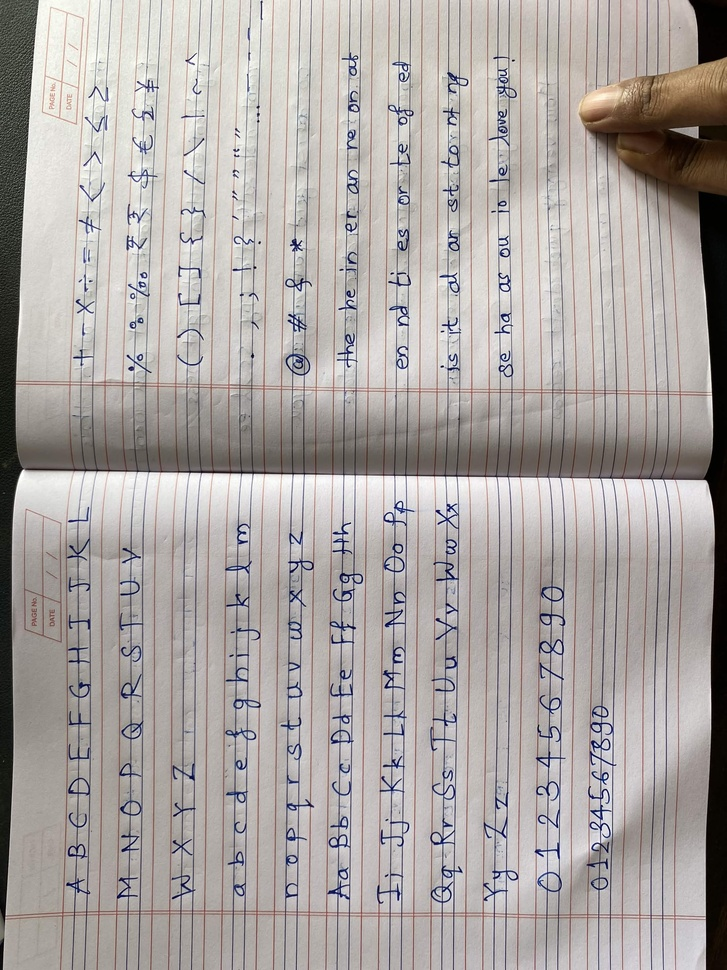
#> input picture handwriting/2026-10-10/IMG_0077.jpg, 727 x 970 px, shrunk from 2160 x 2880 before the run
$ python -i seg.py   (imports and definitions only)
#> lines starting #> are read from the running program, lines starting #| are printed output that depends on the picture; after the words box and inside, x2 and y2 are one past the last pixel; in counts of white or black regions, pixels touching at a corner belong together
#> further down, picture is the input picture: shape (970, 727, 3); mean B, G, R 163.8, 166.2, 172
import cv2,numpy as np,sys
def inkmask(im):
    hsv=cv2.cvtColor(im,cv2.COLOR_BGR2HSV)
#> hsv: shape (970, 727, 3); mean H, S, V 42, 24.4, 173.4
    g=cv2.cvtColor(im,cv2.COLOR_BGR2GRAY)
    bg=cv2.medianBlur(g,61).astype(np.float32)
    norm=cv2.GaussianBlur(np.clip(g.astype(np.float32)/np.maximum(bg,1)*255,0,255),(3,3),0)
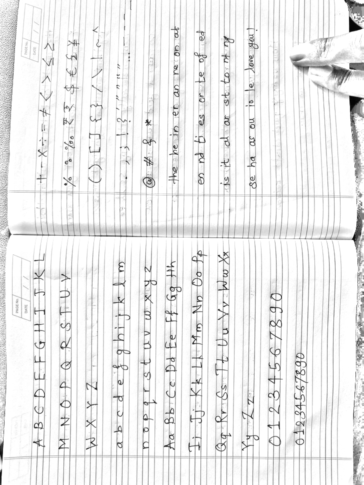
#> norm: shape (970, 727) float32 (shown at 1/2 size); min 3.55, max 255, mean 236.1
    s=cv2.GaussianBlur(hsv[...,1],(3,3),0); h=hsv[...,0]
#> after `h = hsv[..., 0]`:
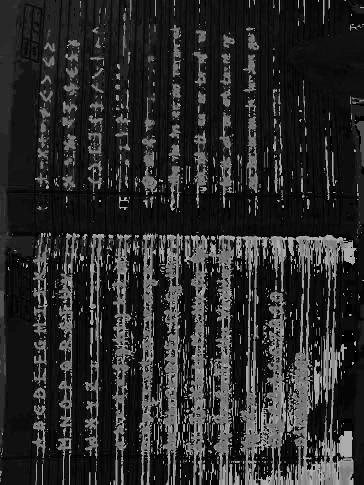
#> h: shape (970, 727) (shown at 1/2 size); min 0, max 179, mean 42
    blue=(h>100)&(h<140)
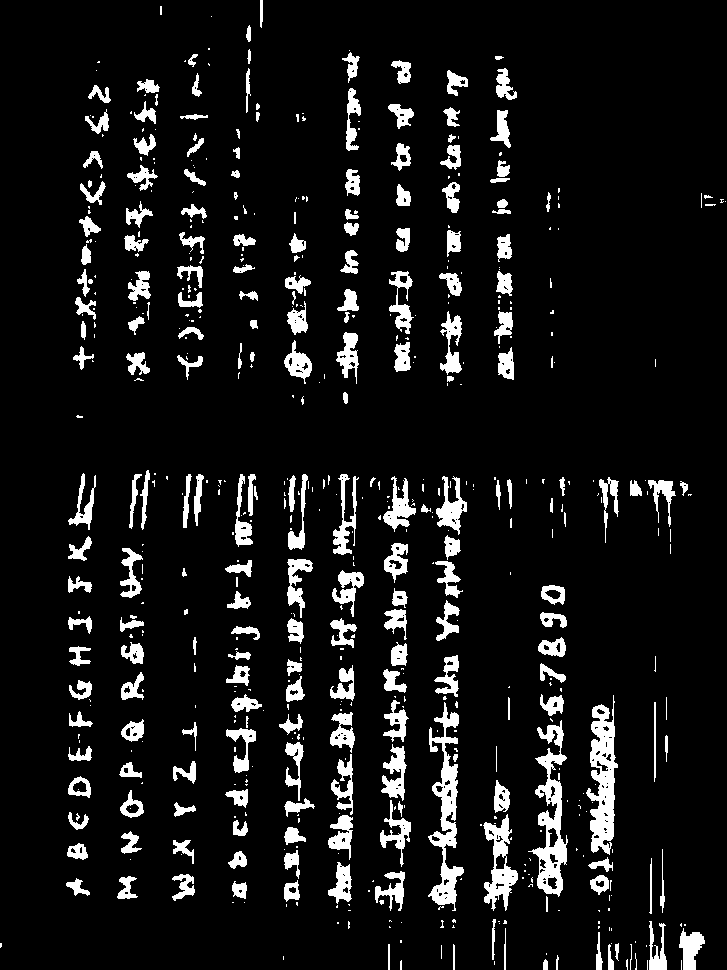
#> blue: shape (970, 727) bool; 8.7% white; 593 white regions (364 under 20 px), largest, box (x1, y1, x2, y2) and area: (586, 695, 618, 855) 2778, (428, 702, 464, 911) 2744, (528, 720, 568, 897) 2658
    strong=((norm<150)&(s>90)&blue).astype(np.uint8)*255
#> strong: shape (970, 727); 0.78% white in thin lines or dots
    weak=((norm<200)&(s>55)&blue).astype(np.uint8)*255
#> weak: shape (970, 727); 2.1% white in thin lines or dots
    for m in (strong,weak):
        hor=cv2.morphologyEx(m,cv2.MORPH_OPEN,cv2.getStructuringElement(cv2.MORPH_RECT,(101,1)))
        hor=cv2.dilate(hor,np.ones((3,1),np.uint8))
        m[:]=cv2.subtract(m,hor)
#> this loop made 2 passes
    weak=cv2.morphologyEx(weak,cv2.MORPH_CLOSE,cv2.getStructuringElement(cv2.MORPH_ELLIPSE,(3,3)))
#> weak: shape (970, 727); 2.2% white; 322 white regions (116 under 20 px), largest, box (x1, y1, x2, y2) and area: (285, 353, 310, 376) 202, (539, 639, 564, 655) 172, (436, 504, 457, 525) 161
    n,lab=cv2.connectedComponents(weak,connectivity=8)
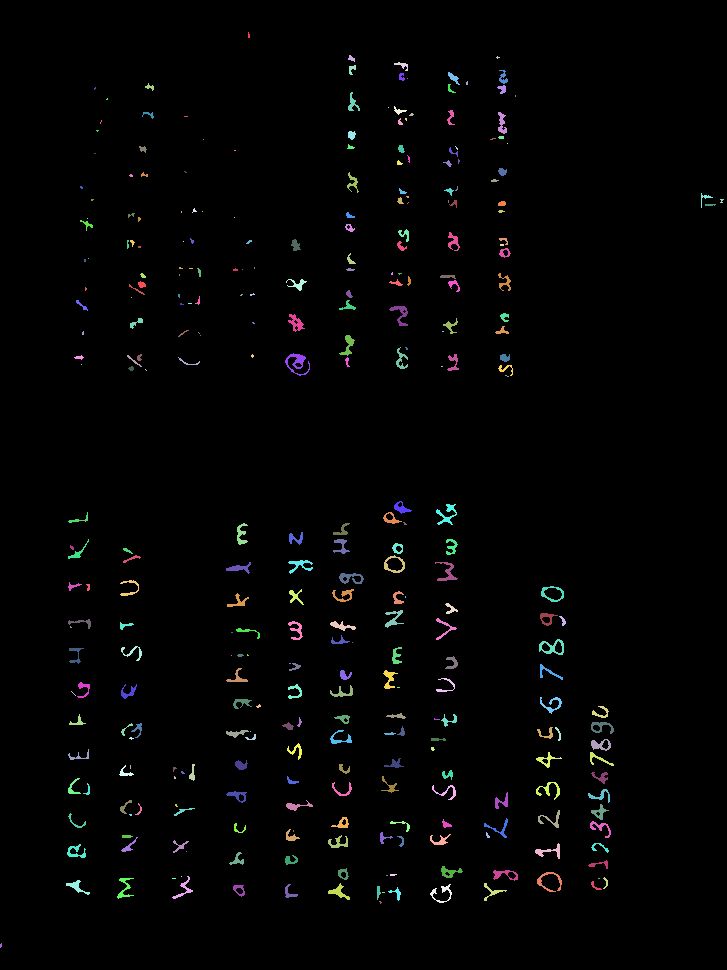
#> lab: shape (970, 727) int32; 323 distinct labels, from 0 to 322; one colour per label, 0 black
#> n = 323
    good=np.unique(lab[(strong>0)&(weak>0)]); good=good[good>0]
#> after `good = np.unique(lab[(strong > 0) & (weak > 0)])`: good = 231 values from 2 to 322
    m=np.isin(lab,good)
    n,lab,st,_=cv2.connectedComponentsWithStats(m.astype(np.uint8),8)
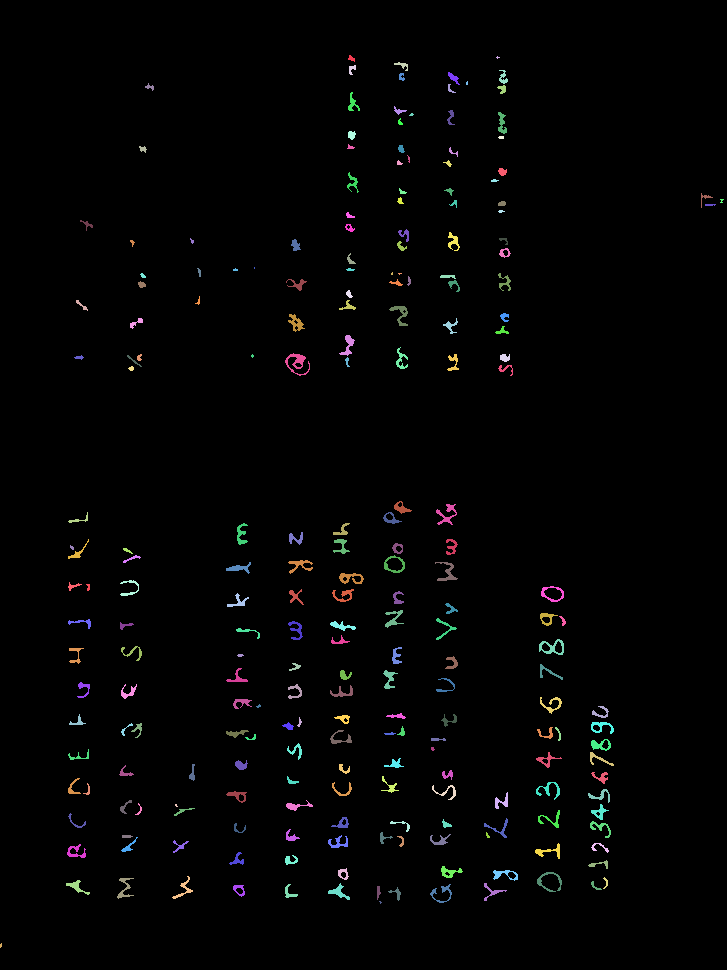
#> lab: shape (970, 727) int32; 232 distinct labels, from 0 to 231; one colour per label, 0 black
#> n = 232; st = 232 rows, first 6: [0, 0, 727, 970, 690178], [348, 55, 7, 7, 28], [496, 56, 4, 3, 6], [394, 62, 14, 9, 50], [349, 65, 7, 10, 41], [499, 70, 9, 14, 65]
    keep=np.zeros(n,bool); keep[1:]=st[1:,4]>=25
    return keep[lab]
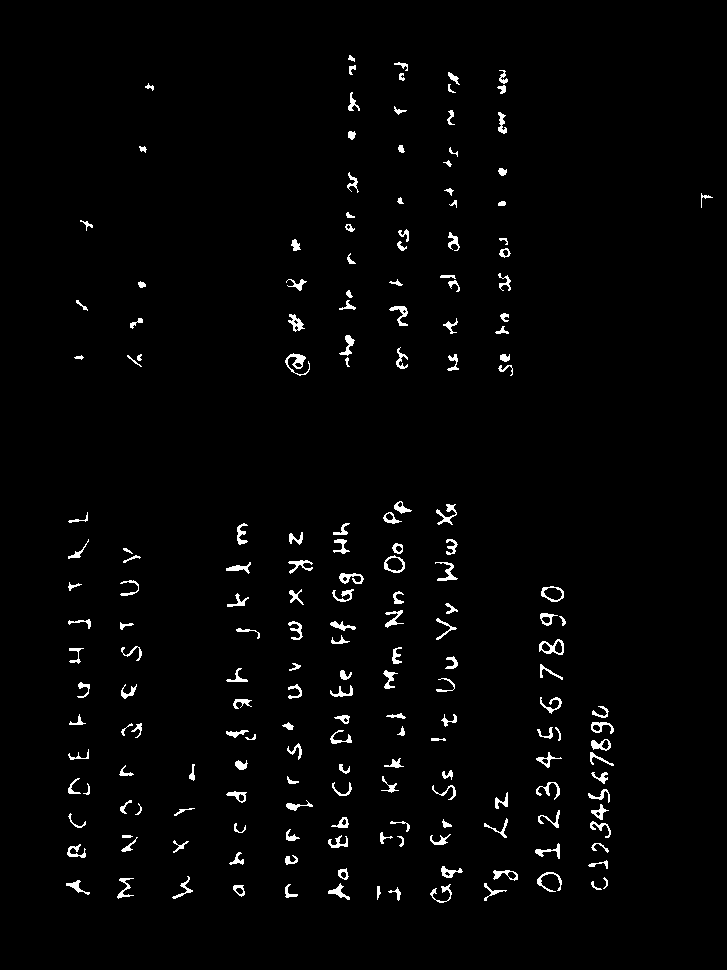
#> returned value: shape (970, 727) bool; 2.1% white; 194 white regions, largest, box (x1, y1, x2, y2) and area: (285, 353, 310, 376) 202, (539, 639, 564, 655) 172, (436, 504, 457, 525) 161
# [52 lines left out: functions rows, linekill, linebands, not called in this run]

>>> import cv2
>>> picture = cv2.imread('../handwriting/2026-10-10/IMG_0077.jpg')
>>> result = inkmask(picture)

$ run again, on handwriting/2026-10-10/IMG_0078.jpg
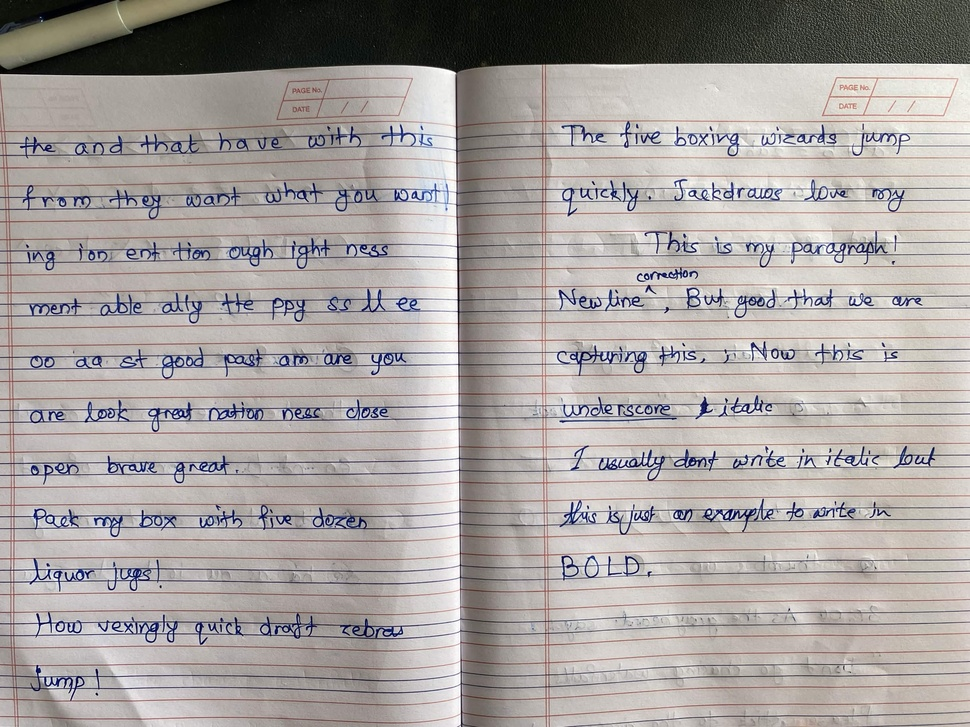
#> input picture handwriting/2026-10-10/IMG_0078.jpg, 970 x 727 px, shrunk from 2880 x 2160 before the run
#> picture is the input picture: shape (727, 970, 3); mean B, G, R 160.5, 162.3, 167.9
#> hsv: shape (727, 970, 3); mean H, S, V 41.2, 24, 170.2
#> blue: shape (727, 970) bool; 10.9% white; 396 white regions (243 under 20 px), largest, box (x1, y1, x2, y2) and area: (22, 613, 181, 644) 2591, (78, 400, 264, 432) 2408, (16, 559, 153, 591) 2261
#> strong: shape (727, 970); 1.7% white in thin lines or dots
#> the loop in inkmask, `for m in (strong,weak):` made 2 passes
#> in inkmask, `n,lab=cv2.connectedComponents(weak,connectivity=8)`: n = 368
#> good = 286 values from 1 to 365
#> m: shape (727, 970) bool; 3.9% white; 286 white regions (48 under 20 px), largest, box (x1, y1, x2, y2) and area: (599, 450, 665, 480) 478, (312, 509, 367, 529) 467, (208, 404, 263, 421) 404
#> in inkmask, `n,lab,st,_=cv2.connectedComponentsWithStats(m.astype(np.uint8),8)`:
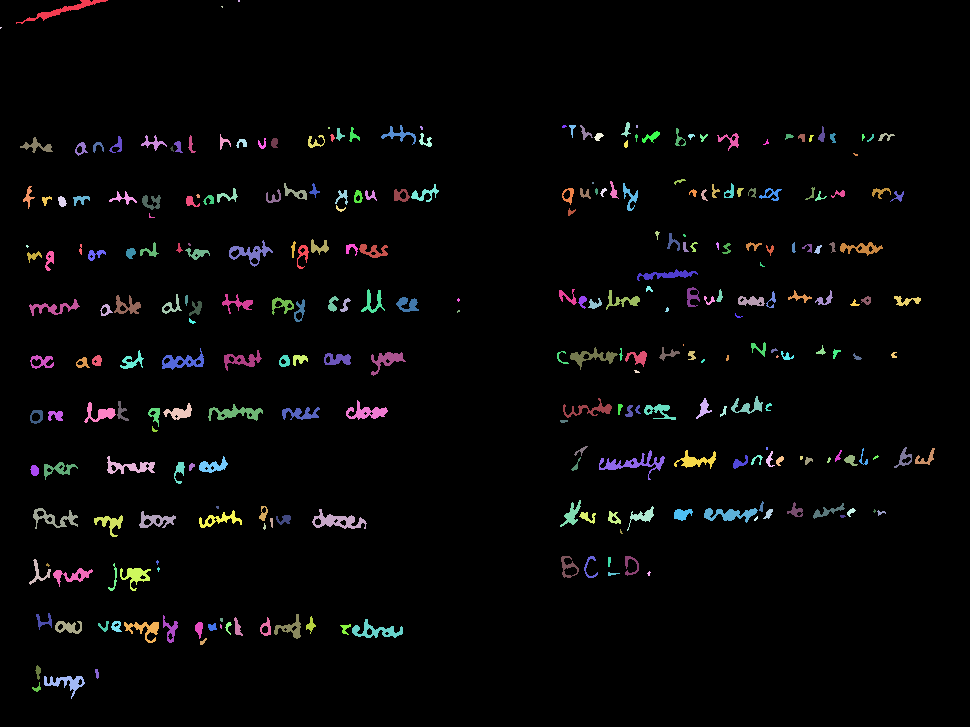
#> lab: shape (727, 970) int32; 287 distinct labels, from 0 to 286; one colour per label, 0 black
#> in inkmask, `n,lab,st,_=cv2.connectedComponentsWithStats(m.astype(np.uint8),8)`: n = 287; st = 287 rows, first 6: [0, 0, 970, 727, 677909], [16, 0, 92, 24, 396], [238, 0, 2, 2, 4], [221, 6, 2, 2, 3], [0, 27, 2, 2, 3], [621, 122, 10, 15, 61]
#> in inkmask, `return keep[lab]`:
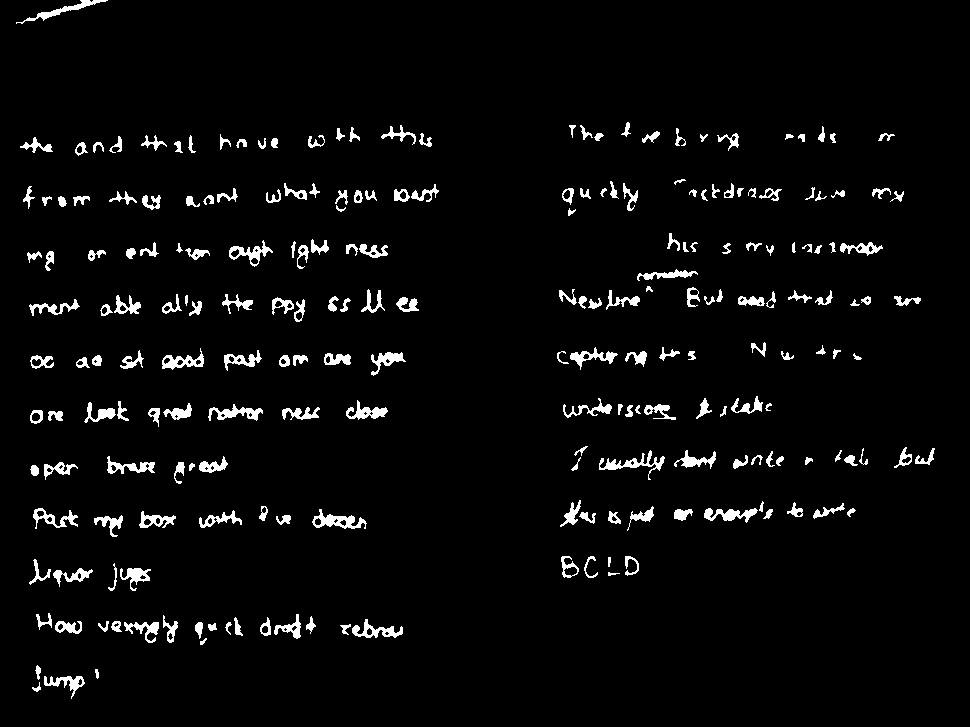
#> returned value: shape (727, 970) bool; 3.8% white; 225 white regions, largest, box (x1, y1, x2, y2) and area: (599, 450, 665, 480) 478, (312, 509, 367, 529) 467, (208, 404, 263, 421) 404

$ run again, on handwriting/2026-10-10/IMG_0079.jpg
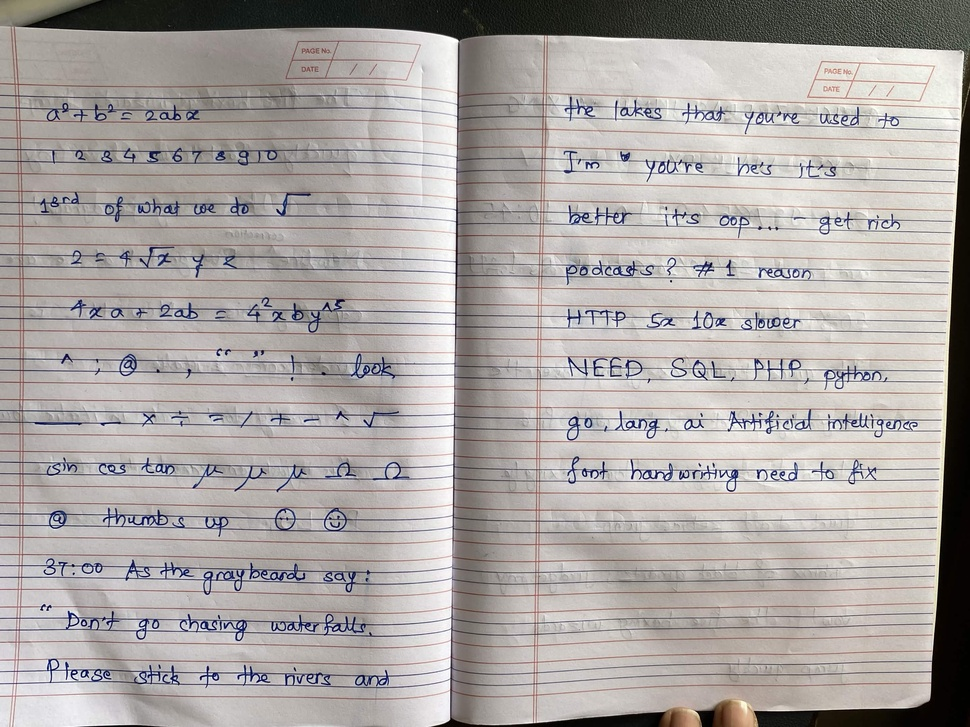
#> input picture handwriting/2026-10-10/IMG_0079.jpg, 970 x 727 px, shrunk from 2880 x 2160 before the run
#> picture is the input picture: shape (727, 970, 3); mean B, G, R 164.2, 166.2, 171.5
#> hsv: shape (727, 970, 3); mean H, S, V 41.3, 23.2, 173.1
#> blue: shape (727, 970) bool; 9.7% white; 584 white regions (387 under 20 px), largest, box (x1, y1, x2, y2) and area: (23, 557, 309, 597) 4204, (21, 609, 254, 642) 3199, (18, 656, 120, 694) 2240
#> strong: shape (727, 970); 0.89% white in thin lines or dots, all inside (x1, y1, x2, y2) = (35, 102, 964, 727)
#> the loop in inkmask, `for m in (strong,weak):` made 2 passes
#> in inkmask, `n,lab=cv2.connectedComponents(weak,connectivity=8)`: n = 386
#> good = 259 values from 1 to 383
#> m: shape (727, 970) bool; 2.3% white; 259 white regions (44 under 20 px), largest, box (x1, y1, x2, y2) and area: (350, 354, 395, 379) 382, (324, 614, 366, 635) 325, (267, 564, 305, 581) 250
#> in inkmask, `n,lab,st,_=cv2.connectedComponentsWithStats(m.astype(np.uint8),8)`:
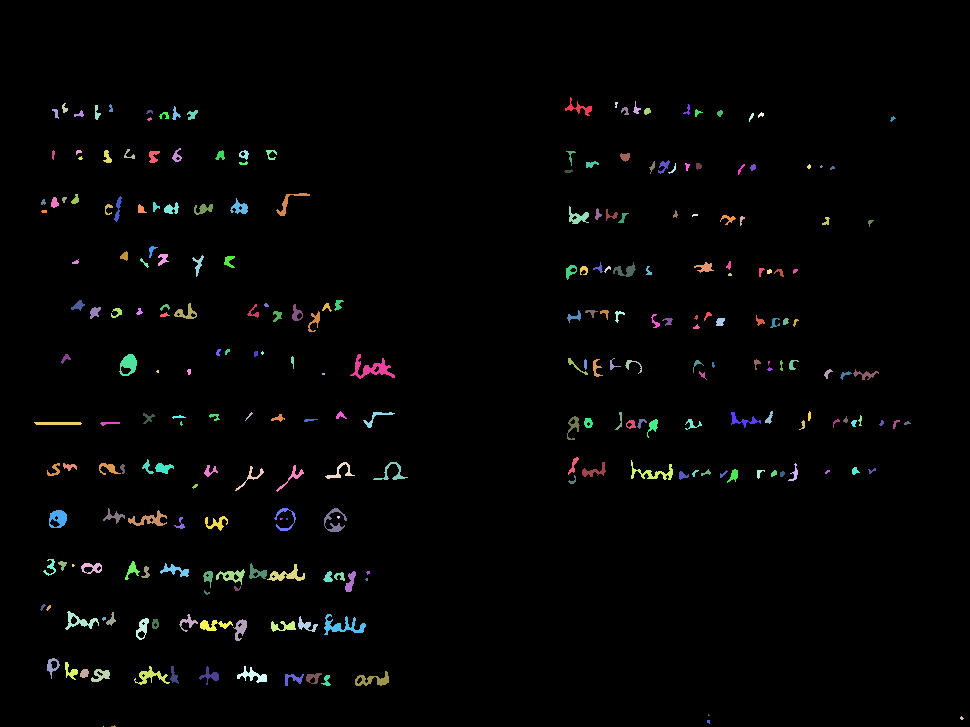
#> lab: shape (727, 970) int32; 260 distinct labels, from 0 to 259; one colour per label, 0 black
#> in inkmask, `n,lab,st,_=cv2.connectedComponentsWithStats(m.astype(np.uint8),8)`: n = 260; st = 260 rows, first 6: [0, 0, 970, 727, 688932], [565, 97, 27, 19, 145], [633, 101, 8, 13, 41], [62, 103, 6, 10, 34], [615, 102, 3, 6, 13], [95, 105, 6, 15, 50]
#> in inkmask, `return keep[lab]`:
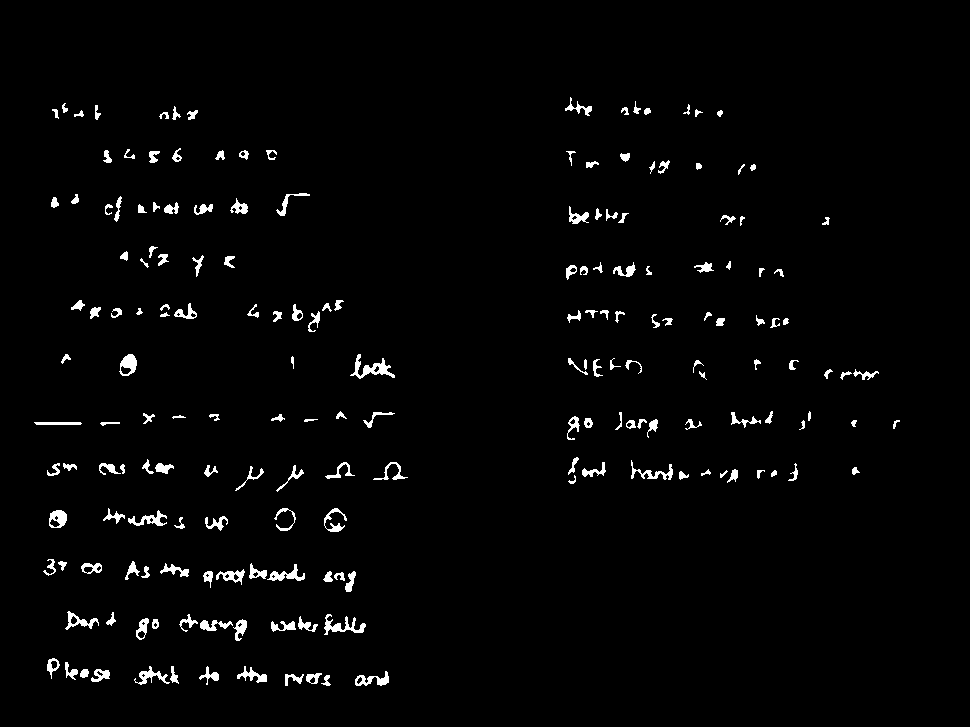
#> returned value: shape (727, 970) bool; 2.1% white; 188 white regions, largest, box (x1, y1, x2, y2) and area: (350, 354, 395, 379) 382, (324, 614, 366, 635) 325, (267, 564, 305, 581) 250
